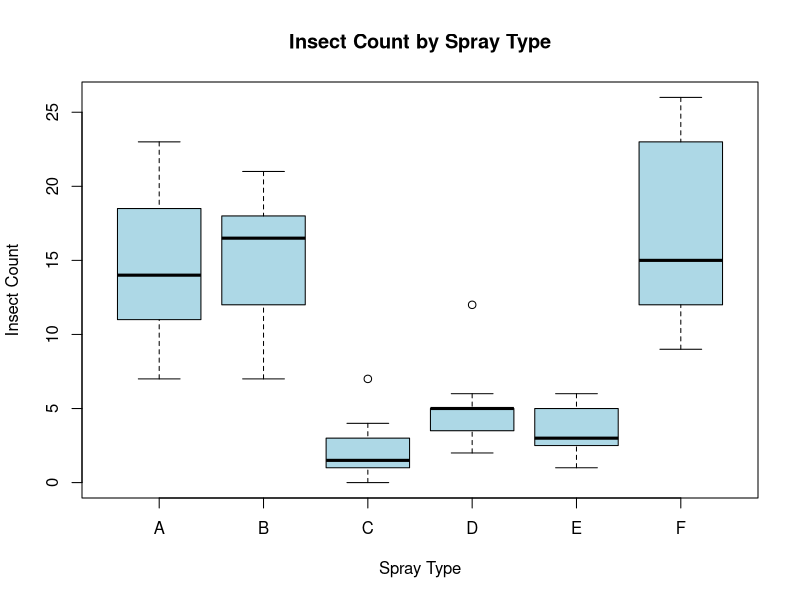

Generate this figure with R:
"
The dataset ‘InsectSpray’ has data on the count of insects in areas treated with one of
6 different types of sprays.
Note: The dataset is already in the proper format for the one-way analysis of variance
– a vector with the data (count), and one with a factor describing the level (spray).
Based on the given information, answer the following questions:
"

# W9Q1a

"
Import dataset in R
"

require(datasets)
data(InsectSprays)
head(InsectSprays)

# W9Q1b

"
Using R, plot a side-by-side box plot to see if the treatment means are equal.
"

boxplot(count ~ spray,
    data = InsectSprays,
    main = "Insect Count by Spray Type",
    xlab = "Spray Type",
    ylab = "Insect Count",
    col = "lightblue"
)

# W9Q1c

"
Perform a one-way ANOVA to check if the
treatment means are equal. Do they agree?
"

anova_model <- aov(count ~ spray, data = InsectSprays)
summary(anova_model)

# Since p-value (<2e-16) < alpha we reject the null hypothesis
# and conclude that the treatment means are not equal.


# Q2
"
A manufacturing company has purchased three new machines
of different types, say, m1, m2 and m3. Owner of the company wants to analyse
the effectiveness of the machines for which he wants to
observe the five outputs from each machine.
"

# W9Q2a

"
Simulate 50 positive values from discrete uniform distribution for machine m1.
Repeat it for m2 and m3 by varying parameters of the distribution.
"

set.seed(123) # Set seed for reproducibility

n <- 50

m1 <- sample(10:20, n, replace = TRUE) # Machine 1 values
m2 <- sample(15:25, n, replace = TRUE) # Machine 2 values
m3 <- sample(20:30, n, replace = TRUE) # Machine 3 values

# W9Q2b

"
Consider the following models:
• yij = mi + ϵij
• yij = 3 + 4mi + ϵij
• yij = −1 + 2mi + ϵij
Note: Simulate error terms, ϵij from the N(0, 1)
distribution and use the simulated values of part (a).
Store the values in the data frame with two columns, i.e. Machine type and
Effectiveness score (yij ’s)
"

epsilon <- rnorm(n * 3, mean = 0, sd = 1)

# Create a combined factor vector for Machine Type
machine_type <- factor(rep(c("m1", "m2", "m3"), each = n))

# Combine the 'm' values into a single vector for calculation
m_values <- c(m1, m2, m3)

# --- Model 1: y = m + epsilon ---
y1 <- m_values + epsilon
data_model1 <- data.frame(Machine = machine_type, Effectiveness = y1)

# --- Model 2: y = 3 + 4m + epsilon ---
y2 <- 3 + (4 * m_values) + epsilon
data_model2 <- data.frame(Machine = machine_type, Effectiveness = y2)

# --- Model 3: y = -1 + 2m + epsilon ---
y3 <- -1 + (2 * m_values) + epsilon
data_model3 <- data.frame(Machine = machine_type, Effectiveness = y3)

# W9Q2c

"
Define null and alternative hypotheses to perform one-way ANOVA.
"

null_hypo <- "The mean effectiveness scores for all three machines are equal."

alternate_hypo <- "At least one machine's mean effectiveness
score is different from the others."

# W9Q2d
"
For each of the model, write an R - code (from scratch) to perform one-way ANOVA
and comment on the obtained result about acceptance/ rejection of hypothesis.
"

perform_anova_scratch <- function(df) {
    # 1. Calculate Grand Mean
    grand_mean <- mean(df$Effectiveness)

    # 2. Calculate Group Means
    group_means <- aggregate(Effectiveness ~ Machine, df, mean)

    # 3. Calculate SS_Between (Treatment Sum of Squares)
    SS_Between <- 0
    for (lvl in group_means$Machine) {
        ni <- sum(df$Machine == lvl)
        mi <- group_means$Effectiveness[group_means$Machine == lvl]
        SS_Between <- SS_Between + (ni * (mi - grand_mean)^2)
    }

    # 4. Calculate SS_Total (Total Sum of Squares)
    SS_Total <- sum((df$Effectiveness - grand_mean)^2)

    # 5. Calculate SS_Error (Residual Sum of Squares)
    SS_Error <- SS_Total - SS_Between

    # 6. Degrees of Freedom
    k <- length(unique(df$Machine)) # Number of groups (3)
    N <- nrow(df) # Total observations (150)
    df_between <- k - 1
    df_error <- N - k

    # 7. Mean Squares
    MS_Between <- SS_Between / df_between
    MS_Error <- SS_Error / df_error

    # 8. F-Statistic
    F_stat <- MS_Between / MS_Error

    # 9. P-value
    p_value <- 1 - pf(F_stat, df_between, df_error)

    # Output Results
    cat("--- ANOVA From Scratch ---\n")
    cat("F-Statistic:", F_stat, "\n")
    cat("P-value:", p_value, "\n")

    if (p_value < 0.05) {
        cat("Result: Reject H0 (Means are different)\n\n")
    } else {
        cat("Result: Accept H0 (Means are equal)\n\n")
    }
}

# Run for all 3 models
print("Model 1 Analysis:")
perform_anova_scratch(data_model1)

print("Model 2 Analysis:")
perform_anova_scratch(data_model2)

print("Model 3 Analysis:")
perform_anova_scratch(data_model3)

# W9Q2e

"
For each of the above-mentioned models, perform one-way ANOVA by using inbuilt
function in R. Comment on the obtained result and compare with the outputs
obtained in part (d)
"

check_builtin <- function(df, model_name) {
    cat("--- Built-in ANOVA for", model_name, "---\n")
    res <- aov(Effectiveness ~ Machine, data = df)
    print(summary(res))
    cat("\n----------------------------------\n")
}

check_builtin(data_model1, "Model 1")
check_builtin(data_model2, "Model 2")
check_builtin(data_model3, "Model 3")
